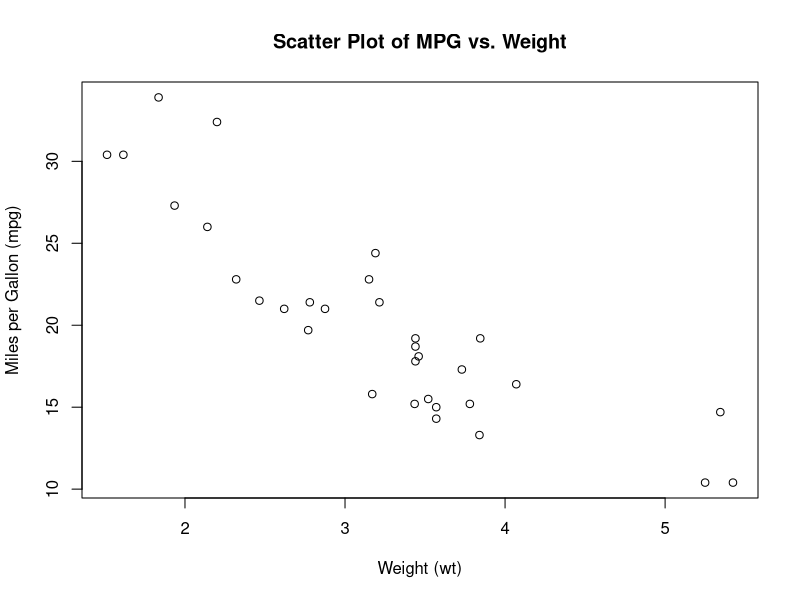

This figure's R source:
## ---- chunk 1
distance <- sqrt(1^2 + 1^2 + 19^2)
cat("Distance between Object 1 and Object 3:", distance, "\n")
## ---- chunk 2
manhattan_distance <- function(a, b) {
  return(sum(abs(a-b)))
}
## ---- chunk 3
euclidean_distance <- function(a, b) {
  return(sqrt(sum((a-b)^2)))
}
## ---- chunk 4
vector1 <- c(1, 2, 3)
vector2 <- c(4, 5, 6)

cat("Manhattan Distance:", manhattan_distance(vector1, vector2), "\n")
cat("Euclidean Distance:", euclidean_distance(vector1, vector2), "\n")
## ---- chunk 5
# Value frequencies
values <- matrix(c(25, 6, 8, 15), nrow = 2, byrow = TRUE)
colnames(values) <- c("Passed", "Failed")
rownames(values) <- c("Attended", "Skipped")

# Chi-Square Test
chisq_result <- chisq.test(values, correct = FALSE)
chisq_result
## ---- chunk 6
# Load Dataset
data(mtcars)

# Calculate Correlation
correlation <- cor(mtcars$mpg, mtcars$wt)
cat("Correlation between Miles Per Gallon and weight:", correlation, "\n")
## ---- chunk 7
plot(mtcars$wt, mtcars$mpg, 
     main = "Scatter Plot of MPG vs. Weight",
     xlab = "Weight (wt)",
     ylab = "Miles per Gallon (mpg)",
     col = "black",
     pch = 21)
